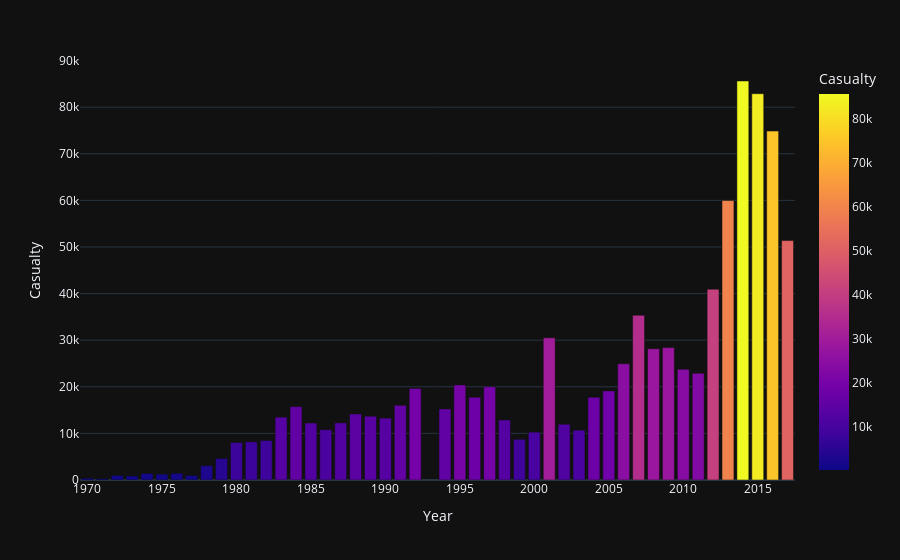

Here is the notebook cell this chart was saved with:
### Code cell
px.bar(data_frame=Casualty_Per_Year,x='Year',y='Casualty',color='Casualty',template='plotly_dark')

### Figure 1 — Plotly figure (JSON) as saved in the notebook; plotly's stock layout.template omitted (floating-point values rounded to 4 significant figures)
{"data": [{"alignmentgroup": "True", "hovertemplate": "Year=%{x}<br>Casualty=%{marker.color}<extra></extra>", "legendgroup": "", "marker": {"color": [386, 255, 975, 865, 1404, 1234, 1430, 974, 3059, 4606, 8045, 8188, 8478, 13491, 15741, 12224, 10790, 12257, 14168, 13691, 13276, 16020, 19657, 15259, 20395, 17761, 19996, 12871, 8734, 10272, 30503, 11967, 10701, 17765, 19115, 24930, 35348, 28155, 28411, 23774, 22905, 40942, 59961, 85618, 82896, 74872, 51372], "coloraxis": "coloraxis", "pattern": {"shape": ""}}, "name": "", "offsetgroup": "", "orientation": "v", "showlegend": false, "textposition": "auto", "type": "bar", "x": [1970, 1971, 1972, 1973, 1974, 1975, 1976, 1977, 1978, 1979, 1980, 1981, 1982, 1983, 1984, 1985, 1986, 1987, 1988, 1989, 1990, 1991, 1992, 1994, 1995, 1996, 1997, 1998, 1999, 2000, 2001, 2002, 2003, 2004, 2005, 2006, 2007, 2008, 2009, 2010, 2011, 2012, 2013, 2014, 2015, 2016, 2017], "xaxis": "x", "y": [386, 255, 975, 865, 1404, 1234, 1430, 974, 3059, 4606, 8045, 8188, 8478, 13491, 15741, 12224, 10790, 12257, 14168, 13691, 13276, 16020, 19657, 15259, 20395, 17761, 19996, 12871, 8734, 10272, 30503, 11967, 10701, 17765, 19115, 24930, 35348, 28155, 28411, 23774, 22905, 40942, 59961, 85618, 82896, 74872, 51372], "yaxis": "y"}], "layout": {"barmode": "relative", "coloraxis": {"colorbar": {"title": {"text": "Casualty"}}, "colorscale": [[0, "#0d0887"], [0.1111, "#46039f"], [0.2222, "#7201a8"], [0.3333, "#9c179e"], [0.4444, "#bd3786"], [0.5556, "#d8576b"], [0.6667, "#ed7953"], [0.7778, "#fb9f3a"], [0.8889, "#fdca26"], [1, "#f0f921"]]}, "legend": {"tracegroupgap": 0}, "margin": {"t": 60}, "xaxis": {"anchor": "y", "domain": [0, 1], "title": {"text": "Year"}}, "yaxis": {"anchor": "x", "domain": [0, 1], "title": {"text": "Casualty"}}}}
